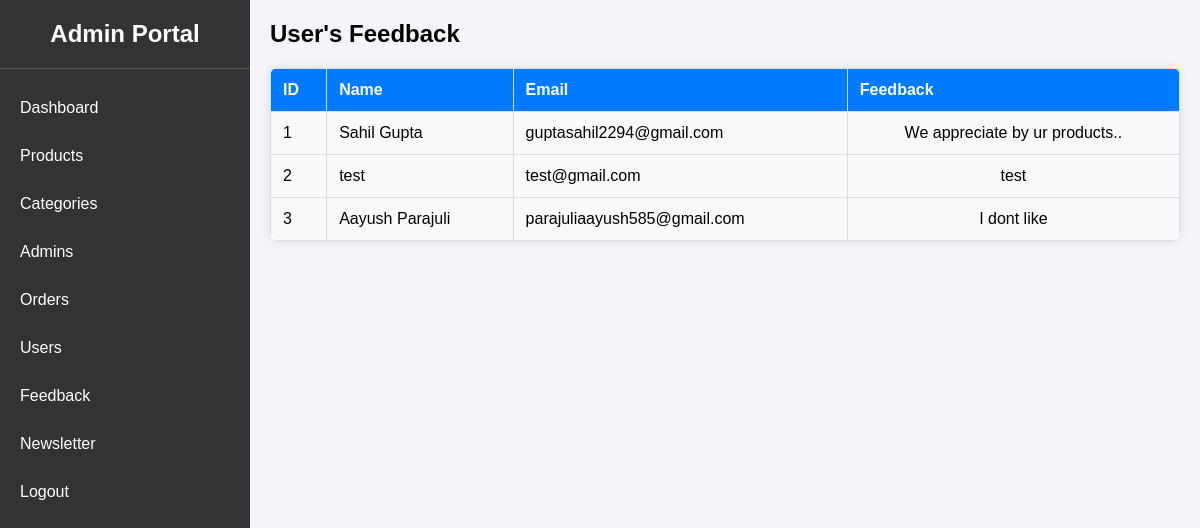
The app's page /admin/feedback.php with its own data.
### tables this page shows
CREATE TABLE `feedback` (
  `id` int(11) NOT NULL,
  `name` varchar(255) NOT NULL,
  `email` varchar(255) NOT NULL,
  `feedback` text NOT NULL,
  `created_at` timestamp NOT NULL DEFAULT current_timestamp()
);

### admin/feedback.php (the view, shortened to what this page needs)
<?php
    include('include/connectdb.php');
    function fetchUsers($conn) {
        $selectQuery = "SELECT id, name, email, feedback FROM feedback";
        $result = $conn->query($selectQuery);
        if ($result->num_rows > 0) {
            return $result->fetch_all(MYSQLI_ASSOC);
        } else {
            return [];
        }
    }
    $users = fetchUsers($conn);
?>
<!DOCTYPE html>
<html lang="en">
<head>
    <link rel="stylesheet" href="css/styles.css">
</head>
<body>
    <div class="sidebar">
        <div class="sidebar-header">
            <h2>Admin Portal</h2>
        </div>
        <ul class="nav-links">
            <li><a href="adminportal.php">Dashboard</a></li>
            <li><a href="products.php">Products</a></li>
            <li><a href="categories.php">Categories</a></li>
            <li><a href="admins.php">Admins</a></li>
            <li><a href="orders.php">Orders</a></li>
            <li><a href="users.php">Users</a></li>
            <li><a href="feedback.php">Feedback</a></li>
            <li><a href="newsletter.php">Newsletter</a></li>
            <li><a href="logout.php">Logout</a></li>
        </ul>
    </div>
    <div class="main-content">
        <h2>User's Feedback</h2>
        <div class="users-table">
            <table id="userTable" class="user-table">
                <thead>
                    <tr>
                        <th>ID</th>
                        <th>Name</th>
                        <th>Email</th>
                        <th>Feedback</th>
                    </tr>
                </thead>
                <tbody>
                    <?php foreach ($users as $user): ?>
                        <tr>
                            <td><?php echo $user['id']; ?></td>
                            <td><?php echo $user['name']; ?></td>
                            <td><?php echo $user['email']; ?></td>
                            <td><?php echo $user['feedback']; ?></td>
                        </tr>
                    <?php endforeach; ?>
                </tbody>
            </table>
        </div>
</body>
</html>

### admin/css/styles.css (style rules this page uses)
* { box-sizing: border-box; margin: 0; padding: 0; }
body { font-family: Arial, sans-serif; background-color: #f0f0f0; display: flex; flex-direction: column; min-height: 100vh; margin: 0; }
.sidebar { background-color: #333; color: white; width: 250px; height: 100%; position: fixed; left: 0; top: 0; overflow-y: auto; }
.sidebar-header { text-align: center; padding: 20px 0; border-bottom: 1px solid #555; margin-bottom: 20px; }
.nav-links { list-style-type: none; padding: 0; }
.nav-links li { margin-bottom: 10px; }
.nav-links li a { display: block; padding: 10px 20px; color: white; text-decoration: none; transition: background-color 0.3s ease; }
.main-content { margin-left: 250px; padding: 20px; flex-grow: 1; }

### admin/feedback.php (style rules this page uses)
.main-content { margin-left: 250px; padding: 20px; font-family: Arial, sans-serif; background-color: #f4f4f9; }
.user-table { width: 100%; border-collapse: collapse; margin-top: 20px; background-color: white; border-radius: 8px; overflow: hidden; box-shadow: 0 0 10px rgba(0, 0, 0, 0.1); }
.user-table th, .user-table td { border: 1px solid #ddd; padding: 12px; text-align: left; }
.user-table th { background-color: #007bff; color: white; font-weight: bold; }
.user-table td { background-color: #f9f9f9; }
.user-table td:last-child { text-align: center; }

### records on screen
feedback: id "1", name "Sahil Gupta", email "guptasahil2294@gmail.com", feedback "We appreciate by ur products.."
feedback: id "2", name "test", email "test@gmail.com", feedback "test"
feedback: id "3", name "Aayush Parajuli", email "parajuliaayush585@gmail.com", feedback "I dont like"
